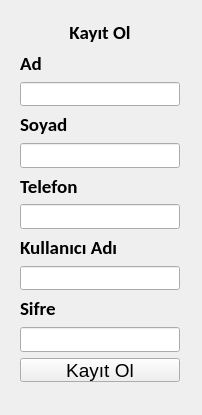
<?xml version="1.0" encoding="UTF-8"?>
<ui version="4.0">
 <class>Form</class>
 <widget class="QWidget" name="Form">
  <property name="geometry">
   <rect>
    <x>0</x>
    <y>0</y>
    <width>202</width>
    <height>415</height>
   </rect>
  </property>
  <property name="windowTitle">
   <string>Kayıt Ol</string>
  </property>
  <widget class="QWidget" name="verticalLayoutWidget">
   <property name="geometry">
    <rect>
     <x>20</x>
     <y>20</y>
     <width>160</width>
     <height>362</height>
    </rect>
   </property>
   <layout class="QVBoxLayout" name="verticalLayout">
    <item>
     <widget class="QLabel" name="label_3">
      <property name="font">
       <font>
        <family>Calibri</family>
        <pointsize>14</pointsize>
        <weight>75</weight>
        <bold>true</bold>
       </font>
      </property>
      <property name="text">
       <string>Kayıt Ol</string>
      </property>
      <property name="alignment">
       <set>Qt::AlignCenter</set>
      </property>
     </widget>
    </item>
    <item>
     <widget class="QLabel" name="label">
      <property name="font">
       <font>
        <family>Calibri</family>
        <pointsize>14</pointsize>
        <weight>75</weight>
        <bold>true</bold>
       </font>
      </property>
      <property name="text">
       <string>Ad</string>
      </property>
     </widget>
    </item>
    <item>
     <widget class="QLineEdit" name="adLine">
      <property name="font">
       <font>
        <family>Calibri</family>
        <pointsize>12</pointsize>
       </font>
      </property>
     </widget>
    </item>
    <item>
     <widget class="QLabel" name="label_2">
      <property name="font">
       <font>
        <family>Calibri</family>
        <pointsize>14</pointsize>
        <weight>75</weight>
        <bold>true</bold>
       </font>
      </property>
      <property name="text">
       <string>Soyad</string>
      </property>
     </widget>
    </item>
    <item>
     <widget class="QLineEdit" name="soyadLine">
      <property name="font">
       <font>
        <family>Calibri</family>
        <pointsize>12</pointsize>
       </font>
      </property>
     </widget>
    </item>
    <item>
     <widget class="QLabel" name="label_5">
      <property name="font">
       <font>
        <family>Calibri</family>
        <pointsize>14</pointsize>
        <weight>75</weight>
        <bold>true</bold>
       </font>
      </property>
      <property name="text">
       <string>Telefon</string>
      </property>
     </widget>
    </item>
    <item>
     <widget class="QLineEdit" name="telefonLabel">
      <property name="font">
       <font>
        <family>Calibri</family>
        <pointsize>12</pointsize>
       </font>
      </property>
     </widget>
    </item>
    <item>
     <widget class="QLabel" name="label_6">
      <property name="font">
       <font>
        <family>Calibri</family>
        <pointsize>14</pointsize>
        <weight>75</weight>
        <bold>true</bold>
       </font>
      </property>
      <property name="text">
       <string>Kullanıcı Adı</string>
      </property>
     </widget>
    </item>
    <item>
     <widget class="QLineEdit" name="kullaniciadiLabel">
      <property name="font">
       <font>
        <family>Calibri</family>
        <pointsize>12</pointsize>
       </font>
      </property>
     </widget>
    </item>
    <item>
     <widget class="QLabel" name="label_4">
      <property name="font">
       <font>
        <family>Calibri</family>
        <pointsize>14</pointsize>
        <weight>75</weight>
        <bold>true</bold>
       </font>
      </property>
      <property name="text">
       <string>Sifre</string>
      </property>
     </widget>
    </item>
    <item>
     <widget class="QLineEdit" name="sifreLabel">
      <property name="font">
       <font>
        <family>Calibri</family>
        <pointsize>12</pointsize>
       </font>
      </property>
     </widget>
    </item>
    <item>
     <widget class="QPushButton" name="kayitButon">
      <property name="font">
       <font>
        <pointsize>14</pointsize>
       </font>
      </property>
      <property name="text">
       <string>Kayıt Ol</string>
      </property>
     </widget>
    </item>
   </layout>
  </widget>
 </widget>
 <resources/>
 <connections/>
</ui>
